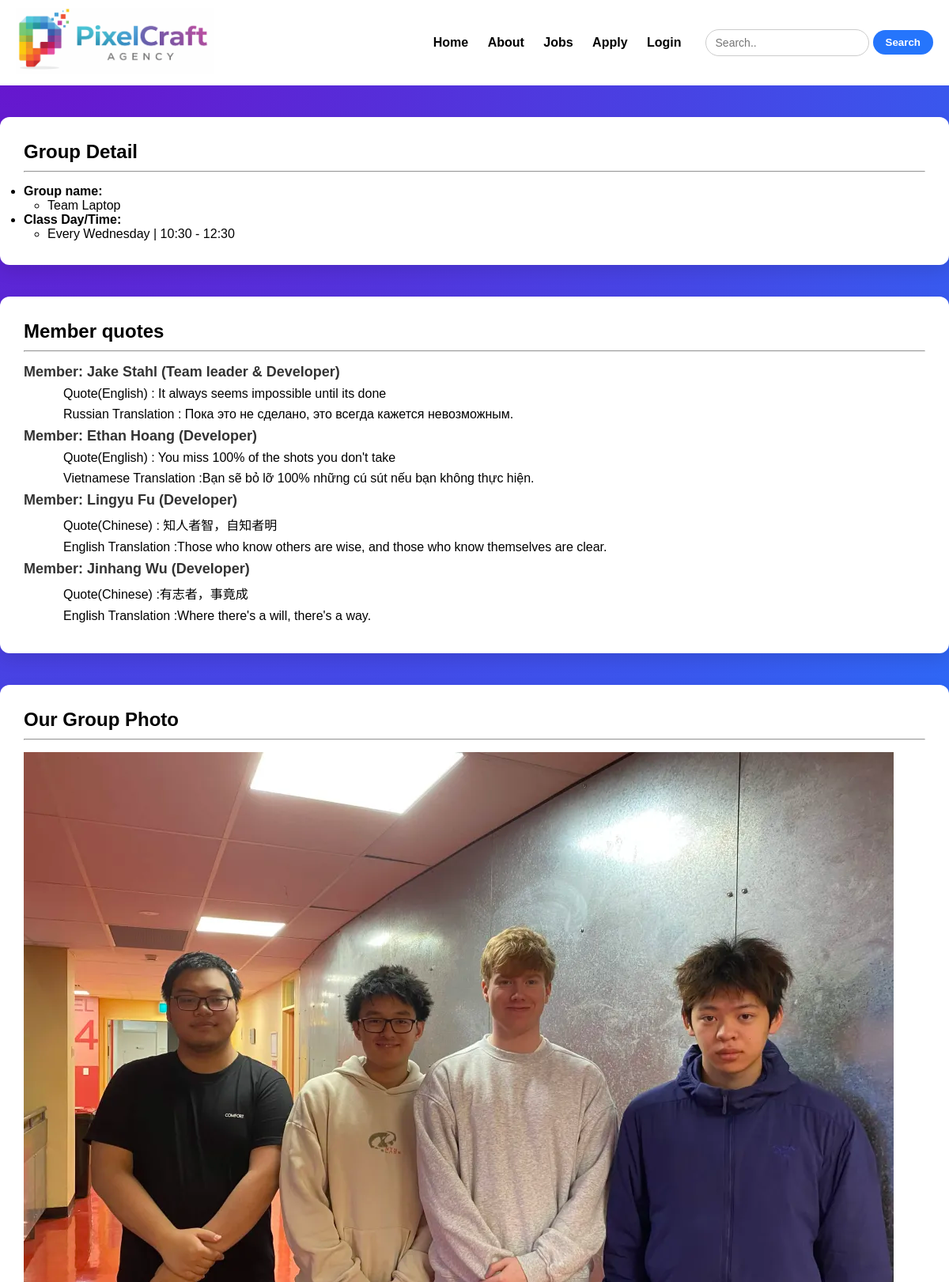
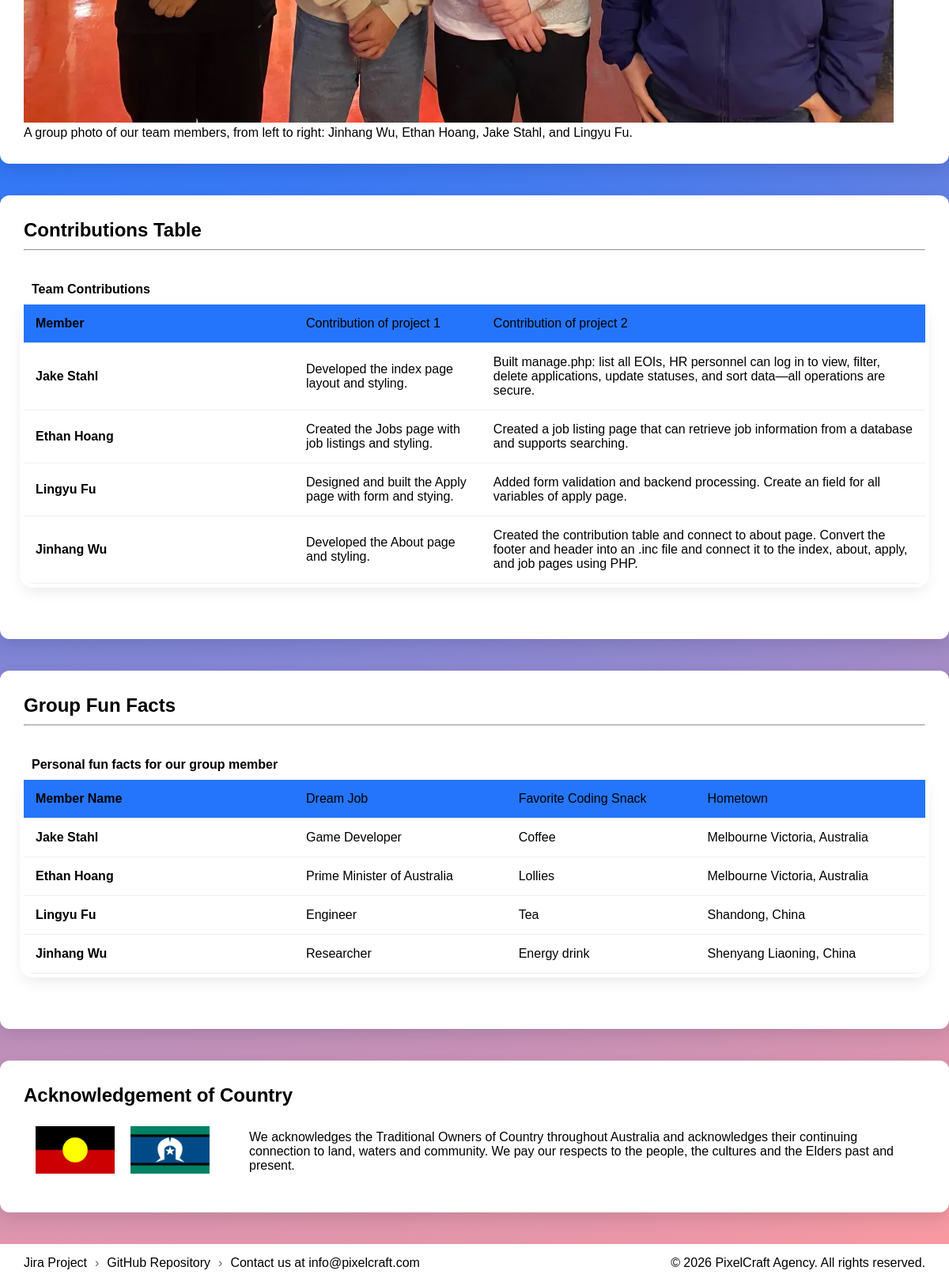
/About.php, run on the app's committed database (2 pictures, top to bottom).
### tables this page shows
CREATE TABLE `contributions` (
  `contribution_list_id` int(11) NOT NULL,
  `member_name` varchar(100) NOT NULL,
  `contribution_project1` text NOT NULL,
  `contribution_project2` text NOT NULL
);

### About.php (the view, shortened to what this page needs)
<!DOCTYPE html>
<html lang="en">
<head>
    <link rel="stylesheet" href="styles/Index.css">
    <link rel="stylesheet" href="styles/Main.css">
</head>
<?php include 'header.inc'; ?>
<div class="about">
    <h2>Group Detail</h2>
    <hr>
    <ul>
        <li><p style="font-weight: bold;">Group name:<p>
            <ul>
                <li style="margin-left: 30px;">Team Laptop</li>
            </ul>
        </li>
        <li><p style="font-weight: bold;">Class Day/Time:<p>
            <ul>
                <li style = "margin-left: 30px;">Every Wednesday | 10:30 - 12:30</li>
            </ul>
        </li>
    </ul>
</div>
<div class="about">
    <h2>Member quotes</h2>
    <hr>
    <dl>
        <dt>Member: Jake Stahl (Team leader & Developer)</dt>
        <dd>Quote(English) : It always seems impossible until its done</dd>
        <dd>Russian Translation : Пока это не сделано, это всегда кажется невозможным.</dd>
    </dl>
    <dl>
        <dt>Member: Ethan Hoang (Developer)</dt>
        <dd>Quote(English) :  You miss 100% of the shots you don't take</dd>
        <dd>Vietnamese Translation :Bạn sẽ bỏ lỡ 100% những cú sút nếu bạn không thực hiện.</dd>
    </dl>
    <dl>
        <dt>Member: Lingyu Fu (Developer)</dt>
        <dd>Quote(Chinese) : 知人者智，自知者明</dd>
        <dd>English Translation :Those who know others are wise, and those who know themselves are clear.</dd>
    </dl>
    <dl>
        <dt>Member: Jinhang Wu (Developer)</dt>
        <dd>Quote(Chinese) :有志者，事竟成</dd>
        <dd>English Translation :Where there's a will, there's a way.</dd>
    </dl>
</div>
<div class="about">
    <h2>Our Group Photo</h2>
    <hr>
    <figure>
        <img src="Images/GroupPhoto.png" alt="Group Photo" >
        <figcaption>
            A group photo of our team members, from left to right: Jinhang Wu, Ethan Hoang, Jake Stahl, and Lingyu Fu.
        </figcaption>
    </figure>
</div>
<div class="about">
    <h2>Contributions Table</h2>
    <hr>
<?php
require_once "settings.php";
$dbconn = mysqli_connect($host,$user,$pwd,$sql_db);
    $sql = "SELECT * FROM contributions";
    $result = mysqli_query($dbconn, $sql);
if ($result && mysqli_num_rows($result) > 0) {
    echo "<table class='aboutTable'>";
    echo "<caption>Team Contributions</caption>";
    echo "<thead>";
    echo "<tr><td style='pointer-events: none;'>Member</td><td style='pointer-events: none;'>Contribution of project 1</td><td style='pointer-events: none;'>Contribution of project 2</td></tr>";
    echo "</thead>";
    echo "<tbody>";
while ($row = mysqli_fetch_assoc($result)) {
    echo "<tr>";
    echo "<td>" . $row['member_name'] . "</td>";
    echo "<td>" . $row['contribution_project1'] . "</td>";
    echo "<td>" . $row['contribution_project2'] . "</td>";
    echo "</tr>";
}
    echo "</tbody>";
    echo "</table>";
} else {
    echo "No matching contributions table.";
}
?>
</div>
<div class="about">
    <h2>Group Fun Facts</h2>
    <hr>
    <table class="aboutTable">
        <caption>Personal fun facts for our group member</caption>
        <thead>
            <tr>
                <td style="pointer-events: none;">Member Name</td>
                <td style="pointer-events: none;">Dream Job</td>
                <td style="pointer-events: none;">Favorite Coding Snack</td>
                <td style="pointer-events: none;">Hometown</td>
            </tr>
        </thead>
        <tbody>
            <tr>
                <td>Jake Stahl</td>
                <td>Game Developer </td>
                <td>Coffee</td>
                <td>Melbourne Victoria, Australia</td>
            </tr>
            <tr>
                <td>Ethan Hoang</td>
                <td>Prime Minister of Australia</td>
                <td>Lollies</td>
                <td>Melbourne Victoria, Australia</td>
            </tr>
            <tr>
                <td>Lingyu Fu</td>
                <td>Engineer</td>
                <td>Tea</td>
                <td>Shandong, China</td>
            </tr>
            <tr>
                <td>Jinhang Wu</td>
                <td>Researcher</td>
                <td>Energy drink</td>
                <td>Shenyang Liaoning, China</td>
            </tr>
        </tbody>
    </table>
</div>
<div class="about">
    <h2>Acknowledgement of Country</h2>
    <div class="footerLink">
        <div style="margin-right: 20px;">
            <img class= "flag" src="Images/australian-aboriginal-flag.png" alt="Australian aboriginal Flag">
        </div>
        <div style="margin-right: 50px;">
            <img class= "flag" src="Images/torres-strait-islands-flag.png" alt="Torres Strait islands Flag">
        </div>
        <div>
            <p>We acknowledges the Traditional Owners of Country throughout Australia and acknowledges their continuing connection to land, waters and community. We pay our respects to the people, the cultures and the Elders past and present.</p>
        </div>
    </div>
</div>
<?php include 'footer.inc'; ?>
</html>

### Styles/Index.css (style rules this page uses)
table { width: 80%; max-width: 800px; margin: 40px auto; border-collapse: collapse; background-color: white; border-radius: 12px; overflow: hidden; box-shadow: 0 8px 20px rgba(0, 0, 0, 0.1); font-family: Arial, sans-serif; box-shadow: 0 0 0 5px white, 0 8px 20px rgba(0,0,0,0.1); }
td { padding: 15px; border-bottom: 1px solid #eee; }
td:first-child { font-weight: bold; width: 30%; }
.about { max-width: 1200px; margin: 40px auto; padding: 30px; background-color: white; border-radius: 12px; box-shadow: 0 8px 20px rgba(0, 0, 0, 0.1); font-family: Arial, sans-serif; }
.about h2 { display: flex; margin-bottom: 10px; }
.about hr { color: black; margin-bottom: 15px; }
.about dl { margin-bottom: 0.5rem; }
.about dt { color: #333; font-weight: bold; font-size: 18px; margin-bottom: 8px; }
.about dd { margin-left: 50px; margin-bottom: 8px; }
.aboutTable { width: 100% !important; max-width: none !important; }
.about thead { background-color: #2575fc; }
.aboutTable caption { text-align: left; font-weight: bold; margin-bottom: 10px; margin-left: 10px; }
.footerLink { display: flex; justify-content: space-between; align-items: center; padding: 15px; }
.flag { width: 100px; justify-content: space-between; align-items: center; }

### Styles/Main.css (style rules this page uses)
* { margin: 0; padding: 0; box-sizing: border-box; }

### data on the page
contributions: member_name "Jake Stahl", contribution_project1 "Developed the index page layout and styling.", contribution_project2 "Built manage.php: list all EOIs, HR personnel can log in to view, filter, delete applications, update statuses, and sort data—all operations are secure."
contributions: member_name "Ethan Hoang", contribution_project1 "Created the Jobs page with job listings and styling.", contribution_project2 "Created a job listing page that can retrieve job information from a database and supports searching."
contributions: member_name "Lingyu Fu", contribution_project1 "Designed and built the Apply page with form and stying.", contribution_project2 "Added form validation and backend processing. Create an field for all variables of apply page."
contributions: member_name "Jinhang Wu", contribution_project1 "Developed the About page and styling.", contribution_project2 "Created the contribution table and connect to about page. Convert the footer and header into an .inc file and connect it to the index, about, apply, and job pages using PHP."
